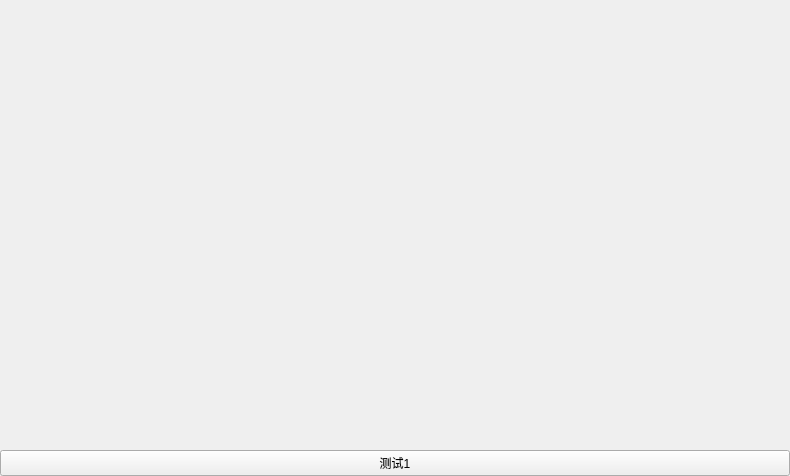
<?xml version="1.0" encoding="UTF-8"?>
<ui version="4.0">
 <class>CMainWidget</class>
 <widget class="QWidget" name="CMainWidget">
  <property name="geometry">
   <rect>
    <x>0</x>
    <y>0</y>
    <width>790</width>
    <height>476</height>
   </rect>
  </property>
  <property name="windowTitle">
   <string>CMainWidget</string>
  </property>
  <layout class="QGridLayout" name="gridLayout">
   <property name="margin">
    <number>0</number>
   </property>
   <item row="0" column="0">
    <widget class="QStackedWidget" name="stackedWidget">
     <property name="currentIndex">
      <number>-1</number>
     </property>
    </widget>
   </item>
   <item row="1" column="0">
    <widget class="QPushButton" name="btnTest">
     <property name="text">
      <string>测试1</string>
     </property>
    </widget>
   </item>
  </layout>
 </widget>
 <layoutdefault spacing="6" margin="11"/>
 <resources/>
 <connections/>
</ui>
